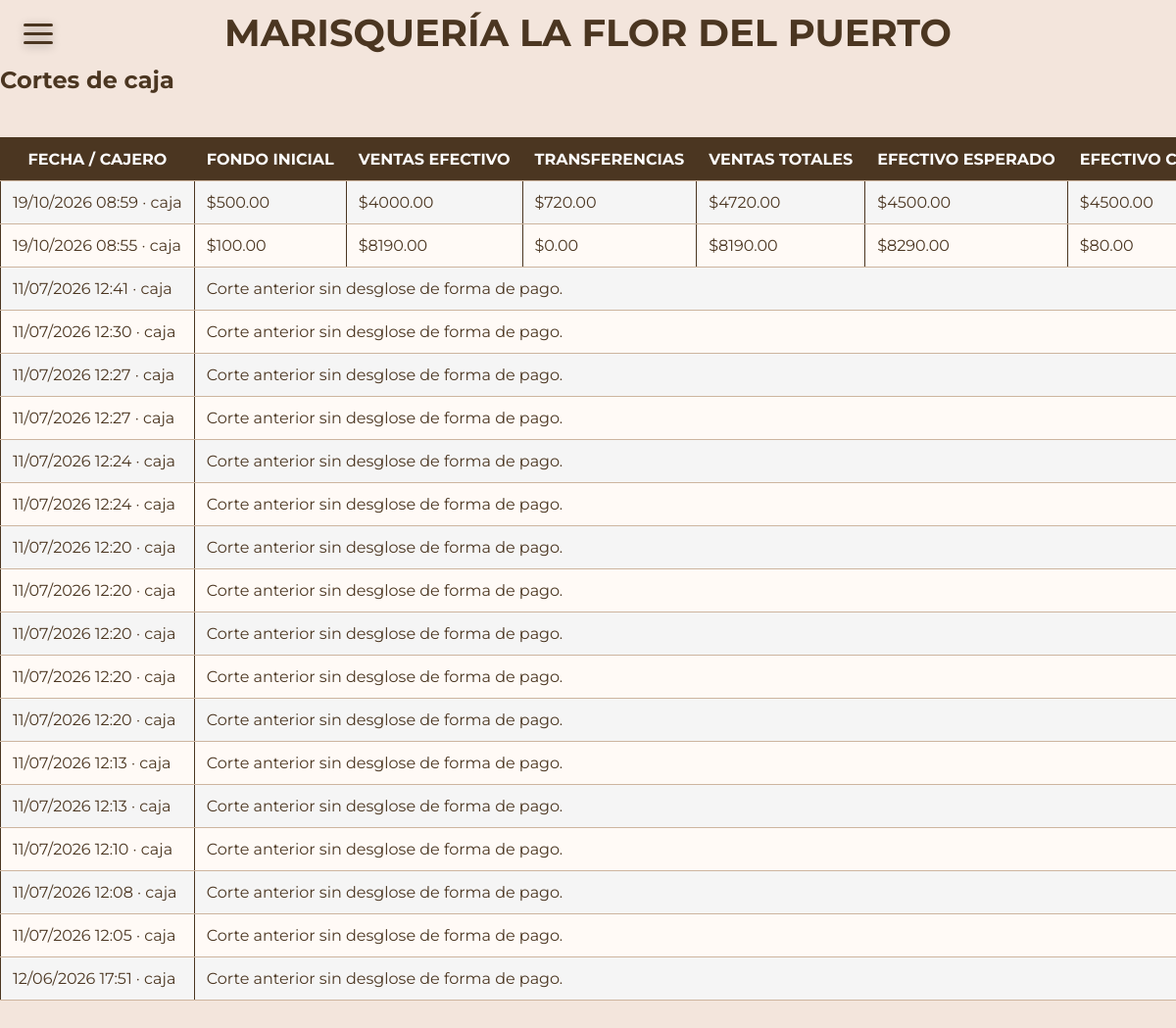
Screenshot of /cortes (signed in) with the database file from the repository.
### models.py (models this page shows)
class MovimientosCaja(db.Model):
    metodo_pago = db.Column(db.String(20), nullable=True)
    monto_efectivo = db.Column(db.Float, nullable=True)
    monto_transferencia = db.Column(db.Float, nullable=True)
    efectivo_declarado = db.Column(db.Float, nullable=True)
    diferencia = db.Column(db.Float, nullable=True)
    resumen_corte = db.Column(db.JSON, nullable=True)
    id = db.Column(db.Integer, primary_key=True)
    tipo_movimiento = db.Column(db.String(50), nullable=False)  # APERTURA, VENTA, CIERRE
    monto = db.Column(db.Float, nullable=True)
    monto_inicial = db.Column(db.Float, nullable=True)  # Dinero inicial al abrir caja
    usuario_id = db.Column(db.String(80), db.ForeignKey('users.username'), nullable=False)
    fecha_hora = db.Column(db.DateTime, default=datetime.now)
    pedido_id = db.Column(db.Integer, db.ForeignKey('pedidos.id'), nullable=True)

### app.py (the view)
        def wrapped(*args, **kwargs):
            if 'username' not in session:
                return redirect(url_for('login'))
            if session.get('tipo_usuario') not in allowed_roles:
                abort(403)
            return f(*args, **kwargs)

### app.py (called while the page is built)
def csrf_token():
    if '_csrf_token' not in session:
        session['_csrf_token'] = secrets.token_urlsafe(32)
    return session['_csrf_token']

def usuario_actual():
    usuario = Users.query.filter_by(username=session.get('username'), activo=True).populate_existing().first()
    if not usuario or session.get('version_sesion', 0) != usuario.version_sesion:
        return None
    return usuario

@app.after_request
def cabeceras_seguridad(respuesta):
    respuesta.headers['X-Content-Type-Options'] = 'nosniff'
    respuesta.headers['X-Frame-Options'] = 'DENY'
    respuesta.headers['Referrer-Policy'] = 'same-origin'
    if request.endpoint != 'static':
        respuesta.headers['Cache-Control'] = 'no-store'
    return respuesta

def role_required(*allowed_roles):
    def decorator(f):
        def wrapped(*args, **kwargs):
            if 'username' not in session:
                return redirect(url_for('login'))
            if session.get('tipo_usuario') not in allowed_roles:
                abort(403)
            return f(*args, **kwargs)
        wrapped.__name__ = f.__name__
        wrapped.allowed_roles = allowed_roles
        return wrapped
    return decorator

@app.route('/cortes')
@role_required('admin')
def cortes():
    pagina = max(1, request.args.get('pagina', 1, type=int) or 1)
    registros = MovimientosCaja.query.filter_by(tipo_movimiento='CIERRE').order_by(
        MovimientosCaja.id.desc()).paginate(page=pagina, per_page=30, error_out=False)
    return render_template('cortes.html', registros=registros)

### templates/cortes.html (shortened to what this page needs)
{% extends 'base.html' %}
{% block content %}
<h2>Cortes de caja</h2>
<div class="cortes-tabla"><table>
<thead><tr><th>Fecha / cajero</th><th>Fondo inicial</th><th>Ventas efectivo</th><th>Transferencias</th><th>Ventas totales</th><th>Efectivo esperado</th><th>Efectivo contado</th><th>Diferencia</th></tr></thead>
<tbody>{% for corte in registros.items %}<tr>
<td>{{ corte.fecha_hora.strftime('%d/%m/%Y %H:%M') }} &middot; {{ corte.usuario_id }}</td>
{% if corte.resumen_corte %}{% for clave in ['fondo','efectivo','transferencias','ventas','esperado','declaracion','diferencia'] %}
<td>${{ '%.2f'|format(corte.resumen_corte[clave]) }}</td>{% endfor %}
{% else %}<td colspan="7">Corte anterior sin desglose de forma de pago.</td>{% endif %}
</tr>{% else %}<tr><td colspan="8">No hay cortes registrados.</td></tr>{% endfor %}</tbody>
</table></div>
{% endblock %}

### static/css/base.css (style rules this page uses)
* { margin: 0; padding: 0; box-sizing: border-box; }
html { scroll-behavior: smooth; }
body { --bg-color: #4b3621; --text-color: #fff; background-color: #f3e5dc; font-family: 'Montserrat', sans-serif; color: #4b3621; display: block; }
h2 { font-size: clamp(1rem, 5vw, 1.5rem); text-wrap: balance; }
table { width: auto; border-collapse: collapse; margin: 20px auto; }
table th, table td { border: 1px solid #4b3621; padding: 8px; text-align: left; }
th { background-color: #4b3621; color: #fff; text-align: center !important; text-transform: uppercase; }
tr:nth-child(odd) { background-color: #f5f5f5; color: #4b3621; }
.cortes-tabla { overflow-x:auto;margin:24px 0 }
.cortes-tabla table { width:100%;border-collapse:collapse;background:#fffaf6 }
.cortes-tabla th,.cortes-tabla td { padding:12px;border-bottom:1px solid #cdb59f;text-align:left;white-space:nowrap }

### rows the page displays
MovimientosCaja: fecha_hora "19/10/2026 08:59", usuario_id "caja", resumen_corte "500.00" "4000.00" "720.00" "4720.00" "4500.00" "4500.00"
MovimientosCaja: fecha_hora "19/10/2026 08:55", usuario_id "caja", resumen_corte "100.00" "8190.00" "0.00" "8190.00" "8290.00" "80.00"
MovimientosCaja: fecha_hora "11/07/2026 12:41", usuario_id "caja", shows "Corte anterior sin desglose de forma de pago."
MovimientosCaja: fecha_hora "11/07/2026 12:30", usuario_id "caja", shows "Corte anterior sin desglose de forma de pago."
MovimientosCaja: fecha_hora "11/07/2026 12:27", usuario_id "caja", shows "Corte anterior sin desglose de forma de pago."
MovimientosCaja: fecha_hora "11/07/2026 12:27", usuario_id "caja", shows "Corte anterior sin desglose de forma de pago."
MovimientosCaja: fecha_hora "11/07/2026 12:24", usuario_id "caja", shows "Corte anterior sin desglose de forma de pago."
MovimientosCaja: fecha_hora "11/07/2026 12:24", usuario_id "caja", shows "Corte anterior sin desglose de forma de pago."
MovimientosCaja: fecha_hora "11/07/2026 12:20", usuario_id "caja", shows "Corte anterior sin desglose de forma de pago."
MovimientosCaja: fecha_hora "11/07/2026 12:20", usuario_id "caja", shows "Corte anterior sin desglose de forma de pago."
MovimientosCaja: fecha_hora "11/07/2026 12:20", usuario_id "caja", shows "Corte anterior sin desglose de forma de pago."
MovimientosCaja: fecha_hora "11/07/2026 12:20", usuario_id "caja", shows "Corte anterior sin desglose de forma de pago."
MovimientosCaja: fecha_hora "11/07/2026 12:20", usuario_id "caja", shows "Corte anterior sin desglose de forma de pago."
MovimientosCaja: fecha_hora "11/07/2026 12:13", usuario_id "caja", shows "Corte anterior sin desglose de forma de pago."
MovimientosCaja: fecha_hora "11/07/2026 12:13", usuario_id "caja", shows "Corte anterior sin desglose de forma de pago."
MovimientosCaja: fecha_hora "11/07/2026 12:10", usuario_id "caja", shows "Corte anterior sin desglose de forma de pago."
MovimientosCaja: fecha_hora "11/07/2026 12:08", usuario_id "caja", shows "Corte anterior sin desglose de forma de pago."
MovimientosCaja: fecha_hora "11/07/2026 12:05", usuario_id "caja", shows "Corte anterior sin desglose de forma de pago."
MovimientosCaja: fecha_hora "12/06/2026 17:51", usuario_id "caja", shows "Corte anterior sin desglose de forma de pago."
